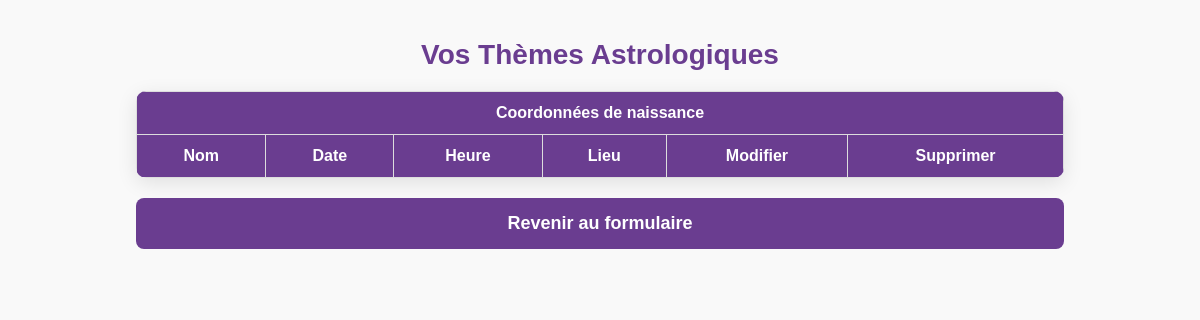
The app's page /themes/ (signed in), older data.
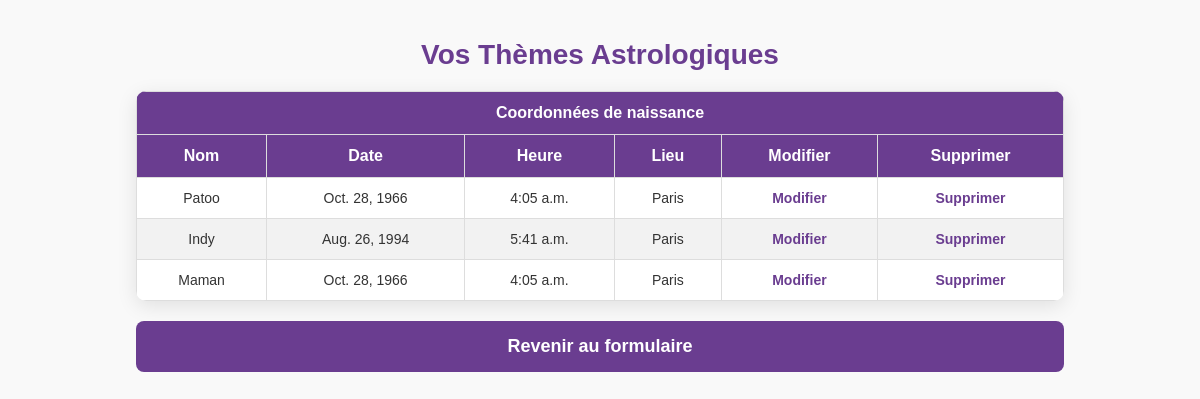
The same page, newer data.
### astroapp/models.py (models this page shows, shortened)
class ThemeAstrologique(models.Model):
    utilisateur = models.ForeignKey(User, on_delete=models.CASCADE)
    name = models.CharField(max_length=255)
    birthdate = models.DateField()
    birthtime = models.TimeField()
    country_of_birth = models.CharField(max_length=255)
    city_of_birth = models.CharField(max_length=255)
    date_de_creation = models.DateTimeField(auto_now_add=True)

### astroapp/views.py (the view)
# urls.py: path('themes/', views.liste_themes, name='liste_themes'),
@login_required
def liste_themes(request):
    if not request.user.is_authenticated:
        return redirect('connexion')  # Redirection si l'utilisateur n'est pas connecté
    themes = ThemeAstrologique.objects.filter(utilisateur=request.user)
    return render(request, 'liste_themes.html', {'themes': themes})

### astroapp/templates/liste_themes.html (shortened to what this page needs)
<!DOCTYPE html>
<html lang="fr">
<head>
</head>
<body>
    <h1>Vos Thèmes Astrologiques</h1>
<table>
    <tr>
        <th colspan="6">Coordonnées de naissance</th>
    </tr>
    <tr>
        <th>Nom</th>
        <th>Date</th>
        <th>Heure</th>
        <th>Lieu</th>
        <th>Modifier</th>
        <th>Supprimer</th>
    </tr>
    {% for theme in themes %}
    <tr>
        <td>{{ theme.name }}</td>
        <td>{{ theme.birthdate }}</td>
        <td>{{ theme.birthtime }}</td>
        <td>{{ theme.city_of_birth }}</td>
        <td>
            <a href="{% url 'modifier_theme' theme.id %}">Modifier</a>
        </td>
        <td>
            <a href="{% url 'supprimer_theme' theme.id %}">Supprimer</a>
        </td>
    </tr>
    {% endfor %}
</table>
    <a href="{% url 'birth_data' %}" class="btn-retour-formulaire">Revenir au formulaire</a>
</body>
</html>

### astroapp/templates/liste_themes.html (style rules this page uses)
body { font-family: 'Arial', sans-serif; margin: 0; padding: 20px; background-color: #f9f9f9; }
h1 { text-align: center; color: #6A3D90; font-size: 28px; margin-bottom: 20px; }
table { width: 80%; margin: 0 auto; border-collapse: collapse; background-color: #fff; border-radius: 10px; overflow: hidden; box-shadow: 0 5px 20px rgba(0, 0, 0, 0.1); }
th, td { padding: 12px 15px; text-align: center; border: 1px solid #ddd; }
th { background-color: #6A3D90; color: white; font-size: 16px; font-weight: bold; }
tr:nth-child(even) { background-color: #f2f2f2; }
td { font-size: 14px; color: #333; }
a { color: #6A3D90; font-weight: bold; text-decoration: none; transition: color 0.3s ease, transform 0.2s ease; }
.btn-retour-formulaire { display: block; width: 80%; margin: 20px auto; padding: 15px 0; background-color: #6A3D90; color: white; text-align: center; text-decoration: none; font-weight: bold; border-radius: 8px; font-size: 18px; transition: background-color 0.3s ease, transform 0.2s ease; }

Row changes from the older to the newer data that the page shows:
added ThemeAstrologique: name "Patoo", birthdate "Oct. 28, 1966", birthtime "4:05 a.m.", city_of_birth "Paris"
added ThemeAstrologique: name "Indy", birthdate "Aug. 26, 1994", birthtime "5:41 a.m.", city_of_birth "Paris"
added ThemeAstrologique: name "Maman", birthdate "Oct. 28, 1966", birthtime "4:05 a.m.", city_of_birth "Paris"
